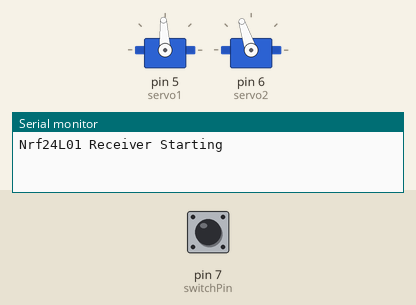
Simulated run of this sketch. Board: Arduino Uno, built with avr-gcc and run on an emulated ATmega328P. On the bench: 2 × servo, the last lines printed to the serial monitor. The test bench sets the inputs (shaded band); at power-on: pin 7 (switchPin) LOW. Random numbers use the default seed unless the sketch sets one; no radio packets arrive unless stated.

Above: at 1.2 s.
1.3 s: pin 7 (switchPin) pulled HIGH for 3.2 s
At 2.4 s:
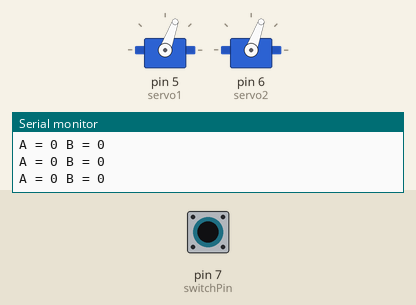
7.5 s: pin 7 (switchPin) pulled HIGH for 0.15 s
At 9.5 s:
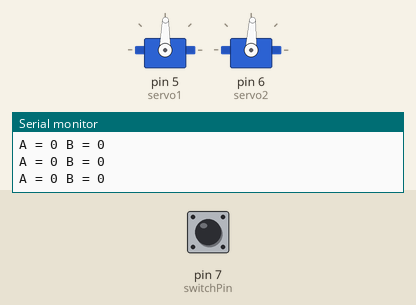
10.5 s: pin 7 (switchPin) pulled HIGH for 1 s
13.5 s: pin 7 (switchPin) driven HIGH
Timing chart, 0 to 16.5 s (numbered marks = the images above; inputs shaded):
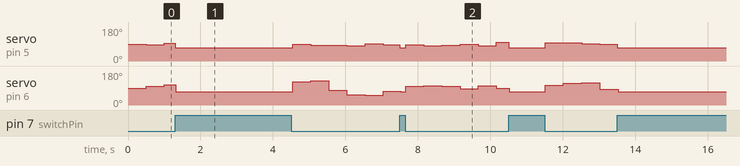

The sketch:

reddrawBot.ino
```cpp
/*-----RECEIVE-----*/

#include <SPI.h>
#include <nRF24L01.h>
#include <RF24.h>
/*-----( Declare Constants and Pin Numbers )-----*/
#define CE_PIN   9
#define CSN_PIN 10

// NOTE: the "LL" at the end of the constant is "LongLong" type
const uint64_t pipe = 0xE8E8F0F0E1LL; // Define the transmit pipe


/*-----( Declare objects )-----*/
RF24 radio(CE_PIN, CSN_PIN); // Create a Radio

/*-----( Declare Variables )-----*/
int pot[4];  // 2 element array holding Joystick readings

#include <Servo.h>      // include the servo library

Servo servo1;
Servo servo2;

unsigned long prevMillis = 0;
long interval = 500;

int switchPin = 7;

int pos;
int pos2;

void setup()
{
  Serial.begin(9600);
  Serial.println("Nrf24L01 Receiver Starting");
  radio.begin();
  radio.openReadingPipe(1,pipe);
  radio.startListening();
  ;

  servo1.attach(5);
  servo2.attach(6);

  pinMode(switchPin, INPUT);
}

void loop()
{
  if (digitalRead(switchPin) == HIGH)
  {
    // Read the data payload until we've received everything
    bool done = false;
    if (!done)
    {
      int analogValue = pot[2]; // read the analog input
      int analogValue2 = pot[3]; // read the analog input

      int servoAngle = map(analogValue, 0, 1023, 70, 110);
      int servoAngle2 = map(analogValue2, 0, 1023, 70, 110);

      // Fetch the data payload
      done = radio.read( pot, sizeof(pot) );
      Serial.print("A = ");
      Serial.print(pot[2]);

      Serial.print(" B = ");
      Serial.println(pot[3]);

      servo1.write(servoAngle);
      delay (20);
      servo2.write(servoAngle2);
      delay (20);
    }
  }
  else
  {
    unsigned long newMillis = millis();
    if (newMillis - prevMillis > interval)
    {
      prevMillis = newMillis;

      int pos = random(80, 100);
      int pos2 = random(50, 130);

      servo1.write(pos);
      servo2.write(pos2);
    }
  }
}
```
